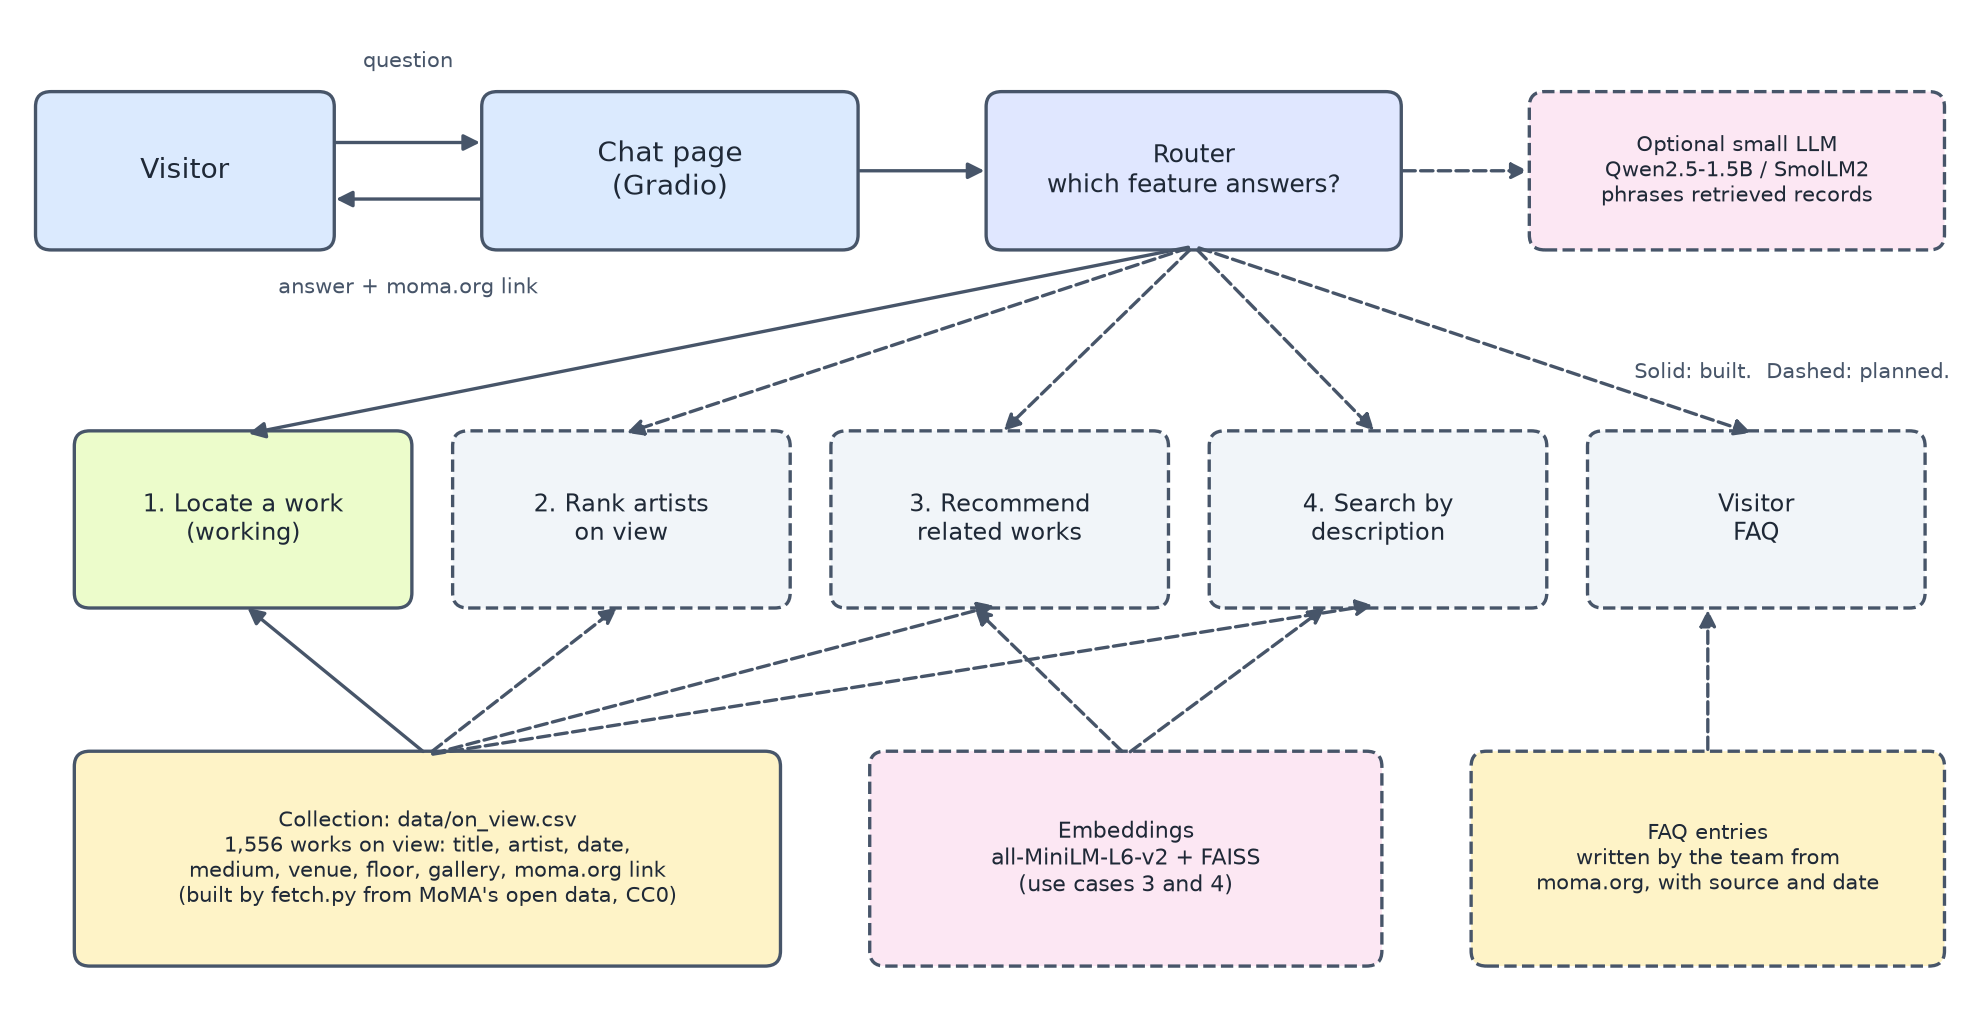

Write the Python code that produced this figure.
"""Draw docs/figures/architecture.png, the system diagram used in the design document.

uv run python docs/figures/architecture.py
"""

from __future__ import annotations

from pathlib import Path

import matplotlib

matplotlib.use("Agg")
import matplotlib.pyplot as plt  # noqa: E402
from matplotlib.patches import FancyArrowPatch, FancyBboxPatch  # noqa: E402

OUT = Path(__file__).with_suffix(".png")
INK, LINE = "#1f2937", "#475569"
FILL = {"ui": "#dbeafe", "logic": "#e0e7ff", "feature": "#ecfccb", "todo": "#f1f5f9",
        "data": "#fef3c7", "model": "#fce7f3"}  # fmt: skip


def box(ax, x, y, w, h, text, kind, dashed=False, size=9):
    ax.add_patch(FancyBboxPatch((x, y), w, h, boxstyle="round,pad=0.02,rounding_size=0.08",
                                facecolor=FILL[kind], edgecolor=LINE, linewidth=1.2,
                                linestyle="--" if dashed else "-"))  # fmt: skip
    ax.text(x + w / 2, y + h / 2, text, ha="center", va="center", fontsize=size, color=INK)


def arrow(ax, start, end, dashed=False):
    ax.add_patch(FancyArrowPatch(start, end, arrowstyle="-|>", mutation_scale=12, color=LINE,
                                 linewidth=1.2, linestyle="--" if dashed else "-"))  # fmt: skip


def main() -> None:
    fig, ax = plt.subplots(figsize=(10, 5.2), dpi=200)
    ax.set_xlim(0, 10)
    ax.set_ylim(0, 5.2)
    ax.axis("off")

    # Top row: the conversation path, and the optional language model beside the router.
    box(ax, 0.1, 4.0, 1.5, 0.8, "Visitor", "ui", size=10)
    box(ax, 2.4, 4.0, 1.9, 0.8, "Chat page\n(Gradio)", "ui", size=10)
    box(ax, 5.0, 4.0, 2.1, 0.8, "Router\nwhich feature answers?", "logic")
    box(ax, 7.8, 4.0, 2.1, 0.8, "Optional small LLM\nQwen2.5-1.5B / SmolLM2\nphrases retrieved records",
        "model", dashed=True, size=7.5)  # fmt: skip
    arrow(ax, (1.6, 4.55), (2.4, 4.55))
    arrow(ax, (2.4, 4.25), (1.6, 4.25))
    ax.text(2.0, 4.95, "question", fontsize=7.5, color=LINE, ha="center")
    ax.text(2.0, 3.75, "answer + moma.org link", fontsize=7.5, color=LINE, ha="center")
    arrow(ax, (4.3, 4.4), (5.0, 4.4))
    arrow(ax, (7.1, 4.4), (7.8, 4.4), dashed=True)

    # Middle row: one module per use case. Solid = built, dashed = planned.
    features = [("1. Locate a work\n(working)", "feature", False), ("2. Rank artists\non view", "todo", True),
                ("3. Recommend\nrelated works", "todo", True), ("4. Search by\ndescription", "todo", True),
                ("Visitor\nFAQ", "todo", True)]  # fmt: skip
    for i, (label, kind, dashed) in enumerate(features):
        x = 0.3 + i * 1.95
        box(ax, x, 2.1, 1.7, 0.9, label, kind, dashed=dashed, size=8.5)
        arrow(ax, (6.05, 4.0), (x + 0.85, 3.0), dashed=dashed)

    # Bottom row: what the features read.
    box(ax, 0.3, 0.2, 3.6, 1.1, "Collection: data/on_view.csv\n1,556 works on view: title, artist, date,\n"
        "medium, venue, floor, gallery, moma.org link\n(built by fetch.py from MoMA's open data, CC0)",
        "data", size=7.5)  # fmt: skip
    box(ax, 4.4, 0.2, 2.6, 1.1, "Embeddings\nall-MiniLM-L6-v2 + FAISS\n(use cases 3 and 4)", "model",
        dashed=True, size=8)  # fmt: skip
    box(ax, 7.5, 0.2, 2.4, 1.1, "FAQ entries\nwritten by the team from\nmoma.org, with source and date",
        "data", dashed=True, size=7.5)  # fmt: skip
    for i in range(4):
        arrow(ax, (2.1, 1.3), (0.3 + i * 1.95 + 0.85, 2.1), dashed=i > 0)
    arrow(ax, (5.7, 1.3), (4.9, 2.1), dashed=True)
    arrow(ax, (5.7, 1.3), (6.75, 2.1), dashed=True)
    arrow(ax, (8.7, 1.3), (8.7, 2.1), dashed=True)

    ax.text(9.95, 3.3, "Solid: built.  Dashed: planned.", fontsize=7.5, color=LINE, ha="right")
    fig.tight_layout()
    fig.savefig(OUT, bbox_inches="tight")
    print(f"wrote {OUT}")


if __name__ == "__main__":
    main()
